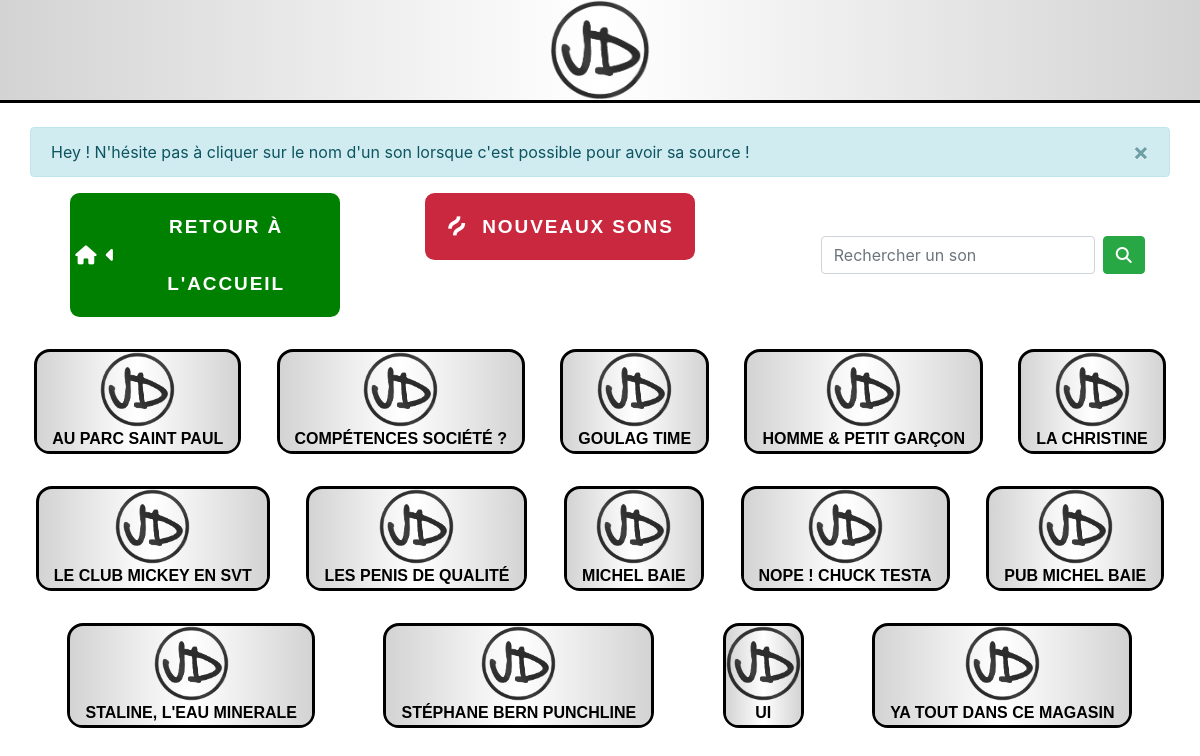
/jday/JDay.php, run on the app's committed database.
### tables this page shows
CREATE TABLE `jday` (
  `ID` int(10) UNSIGNED NOT NULL,
  `Nom` varchar(255) NOT NULL,
  `Son` varchar(255) NOT NULL,
  `keywords` text NOT NULL,
  `source` text NOT NULL
);

### jday/JDay.php (the view, shortened to what this page needs)
<?php
$pdo =new PDO('mysql:host=localhost; dbname=sbp; charset=utf8','root','');
if(!$pdo){
		echo "Erreur de connexion à la base de données.";
}
else{
	$pdo->setAttribute(PDO::ATTR_ERRMODE, PDO::ERRMODE_EXCEPTION);
	$page = isset($_GET['page']) ? (int)$_GET['page'] : 1;
	$perPage = 15;
	$beggin = ($page > 1) ? ($page * $perPage) - $perPage : 0;
	$nomjd = $pdo->prepare("SELECT SQL_CALC_FOUND_ROWS Nom, Son, source FROM jday ORDER BY Nom ASC LIMIT {$beggin} , {$perPage}");
	$nomjd->execute();
	$nomjday= $nomjd->fetchAll(PDO::FETCH_ASSOC);
	$total = $pdo->query("SELECT FOUND_ROWS() as total ")->fetch()['total'] ;
	$pages = ceil($total / $perPage);
}
$n = 1;
  ?>
<!DOCTYPE html>
<html lang="fr">
<head>
	<link
			rel="stylesheet"
			href="https://stackpath.bootstrapcdn.com/bootstrap/4.4.1/css/bootstrap.min.css"
		/>
		<link rel="stylesheet" href="../css/style.css" />
				<link rel="stylesheet" href="../css/jday.css" />
</head>
<body>
	<?php
	if($page <1 || $page > $pages){
		header('Location:../404.html');
}
 else {  ?>
<header class="pgtitle">
		<h1 class="sndtitle jday"><img src="../img/jday.png" height="100" width="100"></h1>
	</header>
	<nav class="container-fluid">
		<div class="alert alert-info alert-dismissible fade show container" role="alert">
				Hey ! N'hésite pas à cliquer sur le nom d'un son lorsque c'est possible pour avoir sa source !
				<button type="button" class="close" data-dismiss="alert" aria-label="Close">
					<span aria-hidden="true">&times;</span>
				</button>
			</div>
			<div id="navbox" class="row">
				<div class= "col-md-3 col-sm-10">
					<div>
						<ul class="btns">
							<a href="../index.html">
								<li class="btnmain acc">
									<i class="fas fa-home"></i>
									<i class="fas fa-caret-left"></i>
										Retour à l'accueil
								</li>
							</a>
						</ul>
					</div>
				</div>
				<div class= "col-md-3 col-sm-10">
					<div>
						<ul class="btns">
							<a href="idjd.php">
								<li class="btnmain suppr">
									<i class="fab fa-hotjar"></i>
									&nbsp;
										Nouveaux sons
								</li>
							</a>
						</ul>
					</div>
				</div>
				<form id="searchbox2" action="searchjd.php" class="form-inline my-2 my-lg-0" method="GET">
					<input id="searchbox" class="form-control mr-sm-2" type="search"
						name="searchjday" placeholder="Rechercher un son" aria-label="Search" required>
					<button class="btn btn-success my-2 my-sm-0" value="search" type="submit"><i class="fas fa-search"></i></button>
				</form>
			</div>
		</nav>
		<section>
			<article class="soundswtc">
				<div class="container-fluid">
					<div class="row">
						<div class="col">
						<?php foreach($nomjday as $sons) : ?>
							<div class="sndboxjday">
								<div class="imgsnd"><img src="../img/jday.png" height="75" width="75" onmousedown="play('../gestsnd/SBP/JDay/<?= $sons['Son']?>')"></div>
								<div class="col" id="sndnamejd">
								<?php if ($sons['source'] != ""){ ?>
									<a class="srcvidjday" href="#lienvid<?=$n?>" data-toggle="modal">
									<?php echo($sons['Nom']);?>
									</a>
									<?php $n++; } else echo($sons['Nom']); ?>
								</div>
							</div>
							<?php endforeach ?>
						</div>
					</div>
				</div>
			</article>
		</section>
	</body>
</html>
	<?php
	 }
	?>

### css/style.css (style rules this page uses)
* { margin: 0; padding: 0; box-sizing: border-box; }
body { background-image: url(../img/audience-1853662_1920.jpg); }
a { color: white; }
.pgtitle { margin-bottom: 1.5em; }
#top, .sndtitle, .sndquery { color: silver; letter-spacing: 0.1em; text-shadow: 0 -1px 0 #fff, 0 1px 0 #2e2e2e, 0 2px 0 #2c2c2c, 0 3px 0 #2a2a2a, 0 4px 0 #282828, 0 5px 0 #262626, 0 6px 0 #242424, 0 7px 0 #222, 0 8px 0 #202020, 0 9px 0 #1e1e1e, 0 10px 0 #1c1c1c, 0 11px 0 #1a1a1a, 0 12px 0 #181818, 0 13px 0 #161616, 0 14px 0 #141414, 0 15px 0 #121212, 0 22px 30px rgba(0, 0, 0, 0.9); text-transform: uppercase; text-align: center; }
.col { display: flex; flex-wrap: wrap; justify-content: space-evenly; }
#navbox { display: flex; justify-content: space-evenly; }
.form-inline.my-2.my-lg-0 { justify-content: flex-end; }
.imgsnd { text-align: center; }
.imgsnd img { cursor: pointer; }
.soundswtc { margin-top: 1em; margin-bottom: 1.5em; }
.btns { list-style-type: none; margin: 0; padding: 0; cursor: pointer; }
.btnmain { display: flex; justify-content: center; align-items: center; overflow: hidden; font-size: 19px; border-radius: 0.5em; text-transform: uppercase; font-weight: bold; font-family: sans-serif; letter-spacing: 0.1em; text-align: center; line-height: 3em; position: relative; overflow: hidden; z-index: 1; transition: 0.5s; }
.acc { --c: white; color: var(--c); background-color: green; border: 0.3em solid green; }
.suppr { --c: white; color: var(--c); background-color: #ca283f; border: 0.3em solid #ca283f; }

### css/jday.css (style rules this page uses)
.jday { background: linear-gradient(90deg, lightgrey 0%, white 50%, lightgrey 100%); border-bottom: solid black; }
.sndboxjday { margin: 1em; border-radius: 1em; border: solid black; background: linear-gradient(90deg, lightgrey 0%, white 50%, lightgrey 100%); }
#sndnamejd { justify-content: center; font-family: 'Raleway', sans-serif; background: linear-gradient(90deg, lightgrey 0%, white 50%, lightgrey 100%); color: black; font-weight: 800; text-transform: uppercase; border-radius: 1em; text-align: center; }
.srcvidjday { color: black; }

### data on the page
jday: Nom "AU PARC SAINT PAUL"
jday: Nom "COMPÉTENCES SOCIÉTÉ ?"
jday: Nom "GOULAG TIME"
jday: Nom "HOMME & PETIT GARÇON"
jday: Nom "LA CHRISTINE"
jday: Nom "LE CLUB MICKEY EN SVT"
jday: Nom "LES PENIS DE QUALITÉ"
jday: Nom "MICHEL BAIE"
jday: Nom "NOPE ! CHUCK TESTA"
jday: Nom "PUB MICHEL BAIE"
jday: Nom "STALINE, L'EAU MINERALE"
jday: Nom "STÉPHANE BERN PUNCHLINE"
jday: Nom "UI"
jday: Nom "YA TOUT DANS CE MAGASIN"
